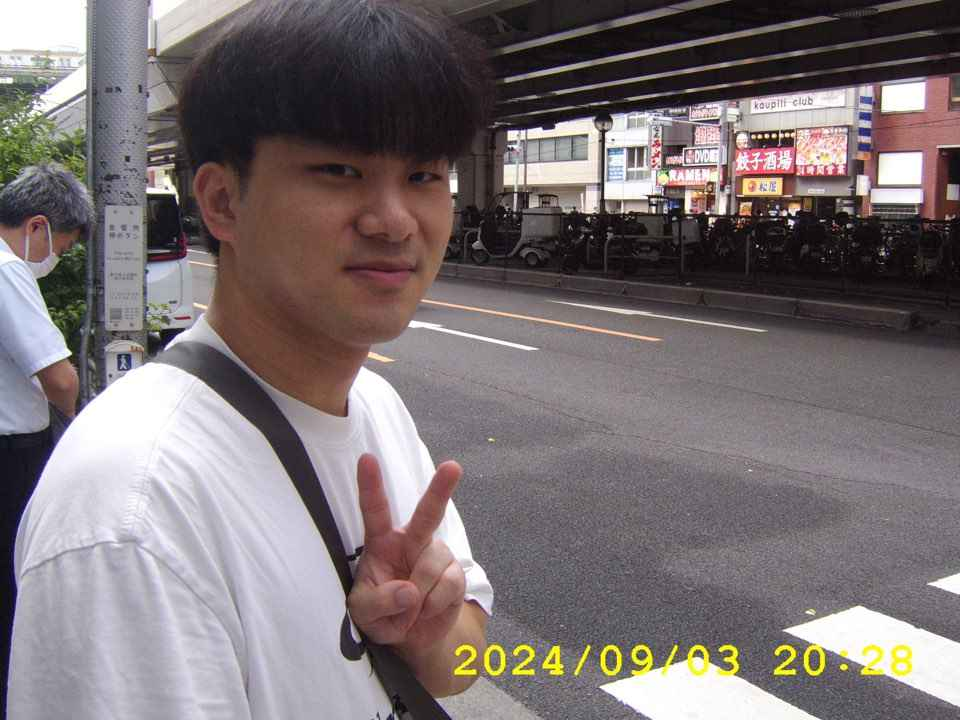
#> input picture Exploration/Ex04/images/image.png, 960 x 720 px
$ jupyter execute --allow-errors ex04.ipynb
#> lines starting #> are read from the running program, lines starting #| are printed output that depends on the picture; after the words box and inside, x2 and y2 are one past the last pixel; in counts of white or black regions, pixels touching at a corner belong together
[cell 1]
import os
import urllib
import cv2
import numpy as np
from pixellib.semantic import semantic_segmentation
from matplotlib import pyplot as plt

[cell 2]
img_path = './images/image.png'
img_orig = cv2.imread(img_path)
#> img_orig is the input picture: shape (720, 960, 3); mean B, G, R 115.9, 114, 123.3

print(img_orig.shape)
#| (720, 960, 3)

plt.imshow(cv2.cvtColor(img_orig, cv2.COLOR_BGR2RGB))
plt.show()

[cell 3]
model_dir = './models'

model_file = os.path.join(model_dir, 'deeplabv3_xception_tf_dim_ordering_tf_kernels.h5')

#> (the rest of this cell did not finish here and is left out)

#> (a cell that did not finish here is left out)

[cell 5]
LABEL_NAMES = [
    'background', 'aeroplane', 'bicycle', 'bird', 'boat', 'bottle', 'bus',
    'car', 'cat', 'chair', 'cow', 'diningtable', 'dog', 'horse', 'motorbike',
    'person', 'pottedplant', 'sheep', 'sofa', 'train', 'tv'
]

#> (the rest of this cell did not finish here and is left out)

[cell 6]
colormap = np.zeros((256, 3), dtype = int)
ind = np.arange(256, dtype=int)

for shift in reversed(range(8)):
    for channel in range(3):
        colormap[:, channel] |= ((ind >> channel) & 1) << shift
    ind >>= 3

colormap[:20]

[cell 7]
colormap[15]

[cell 8]
seg_color = (128,128,192)

#> (the rest of this cell did not finish here and is left out)

[cell 9]
img_show = img_orig.copy()

#> (the rest of this cell did not finish here and is left out)

[cell 10]
img_orig_blur = cv2.blur(img_orig, (13,13))

plt.imshow(cv2.cvtColor(img_orig_blur, cv2.COLOR_BGR2RGB))
plt.show()

#> (a cell that did not finish here is left out)

#> (a cell that did not finish here is left out)

#> (a cell that did not finish here is left out)

여기까지가 노드 내용

### 문제점
- 왼쪽 아저씨도 같이 선명하게 나온다.
- 목과 눈같이 곡률이 큰 움푹 들어간 부분의 경계가 살짝 벗어나있다.

### watershed

[cell 14]
img_watershed = img_orig.copy()

#그레이스케일 변환
img_watershed_gray = cv2.cvtColor(img_watershed, cv2.COLOR_BGR2GRAY)
ret, thresh = cv2.threshold(img_watershed_gray, 0, 255, cv2.THRESH_BINARY_INV+cv2.THRESH_OTSU)
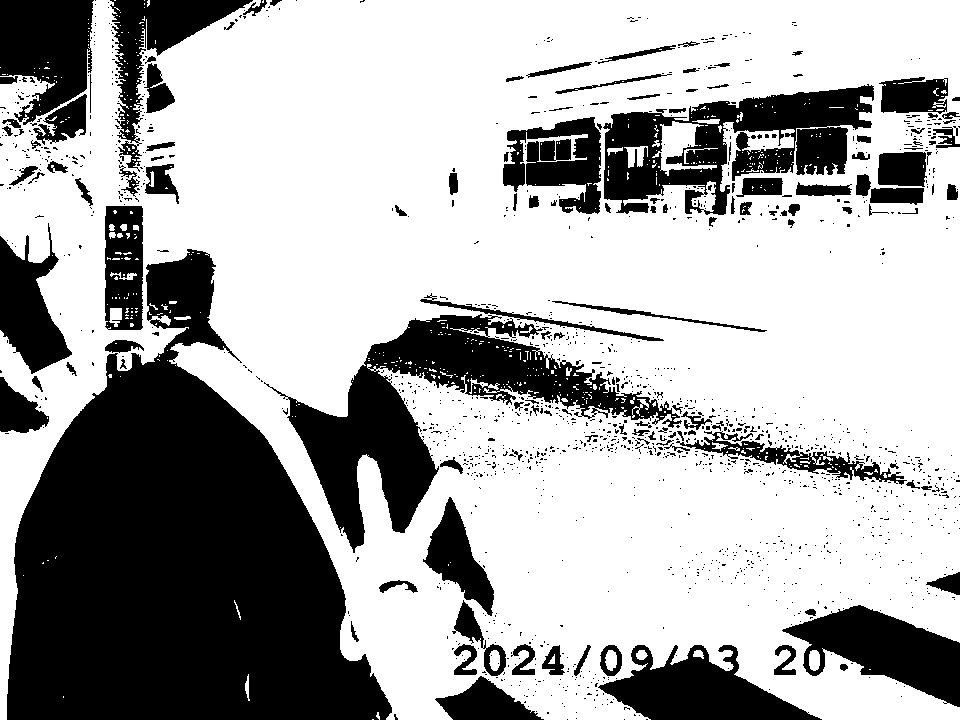
#> thresh: shape (720, 960); 66.8% white; 1515 black regions (1379 under 20 px), largest, box (x1, y1, x2, y2) and area: (7, 249, 392, 720) 103171, (264, 314, 682, 553) 26242, (603, 84, 874, 215) 16911
#> ret = 136

plt.imshow(img_watershed_gray, cmap='gray')
plt.show()

[cell 15]
#Morphology의 opening, closing을 통해서 노이즈나 Hole제거
kernel = np.ones((3,3),np.uint8)
opening = cv2.morphologyEx(thresh,cv2.MORPH_OPEN,kernel,iterations=2)
#> opening: shape (720, 960); 63.6% white; 522 black regions (456 under 20 px), largest, box (x1, y1, x2, y2) and area: (7, 0, 392, 720) 119618, (264, 293, 949, 553) 42004, (503, 84, 874, 230) 27567

#dilate를 통해서 확실한 Backgroud
sure_bg = cv2.dilate(opening,kernel,iterations=3)
#> sure_bg: shape (720, 960); 70.9% white; 59 black regions (29 under 20 px), largest, box (x1, y1, x2, y2) and area: (10, 343, 389, 720) 95006, (289, 307, 901, 543) 30101, (506, 88, 871, 210) 19876

#distance transform을 적용하면 중심으로 부터 Skeleton Image를 얻을 수 있음.
# 즉, 중심으로 부터 점점 옅어져 가는 영상.
# 그 결과에 thresh를 이용하여 확실한 FG를 파악
dist_transform = cv2.distanceTransform(opening,cv2.DIST_L2,5)
ret, sure_fg = cv2.threshold(dist_transform,0.5*dist_transform.max(),255,0)
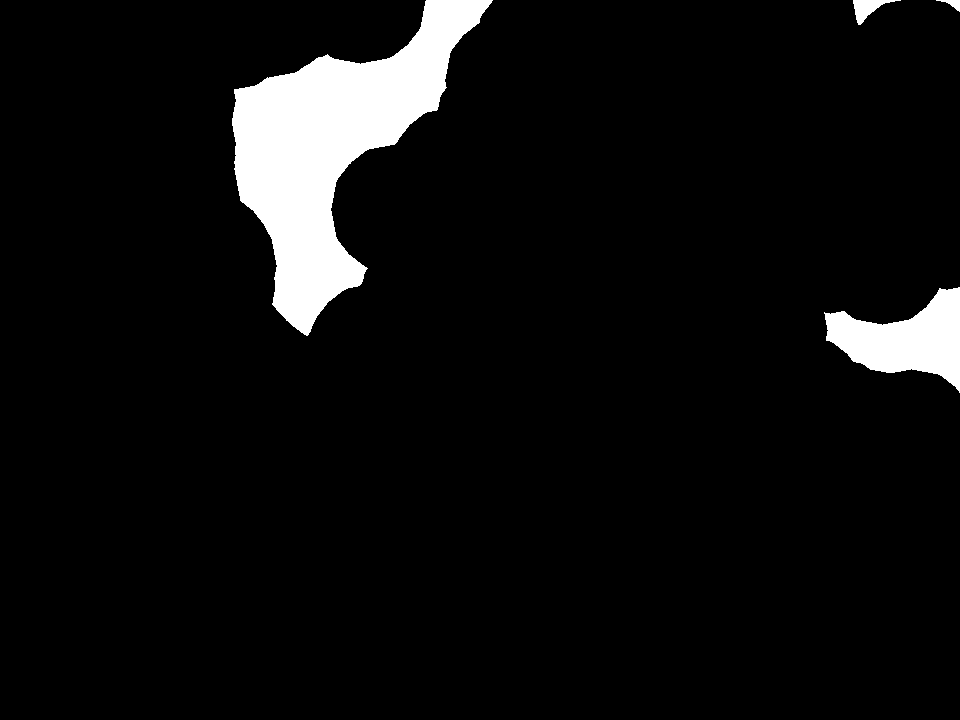
#> sure_fg: shape (720, 960) float32; 6% white; 4 white regions, box (x1, y1, x2, y2) and area: (232, 0, 493, 336) 33582, (824, 287, 960, 393) 7537, (853, 0, 901, 25) 477, (936, 0, 960, 12) 115
#> ret = 61.16
sure_fg = np.uint8(sure_fg)

[cell 16]
#Background에서 Foregrand를 제외한 영역을 Unknow영역으로 파악
unknown = cv2.subtract(sure_bg, sure_fg)
#> unknown: shape (720, 960); 64.9% white; 63 black regions (29 under 20 px), largest, box (x1, y1, x2, y2) and area: (10, 343, 389, 720) 95006, (232, 0, 493, 336) 33582, (289, 307, 901, 543) 30101

#FG에 Labelling작업
ret, markers = cv2.connectedComponents(sure_fg)
#> markers: shape (720, 960) int32; 5 distinct labels, from 0 to 4
#> ret = 5
markers = markers + 1
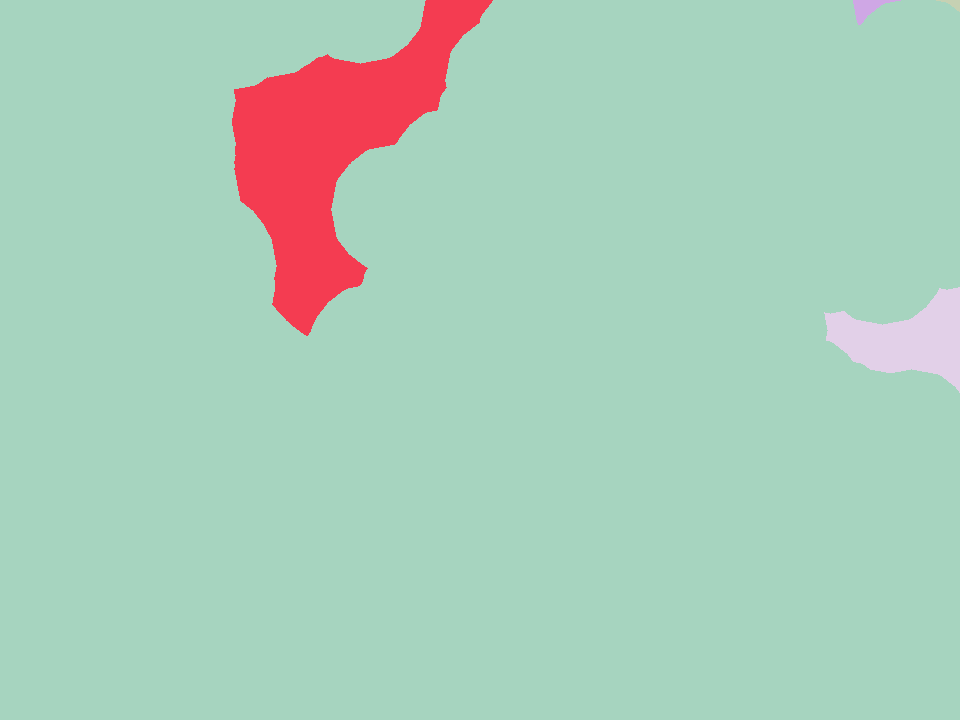
#> markers: shape (720, 960) int32; 5 distinct labels, from 1 to 5; one colour per label, 0 black
markers[unknown == 255] = 0
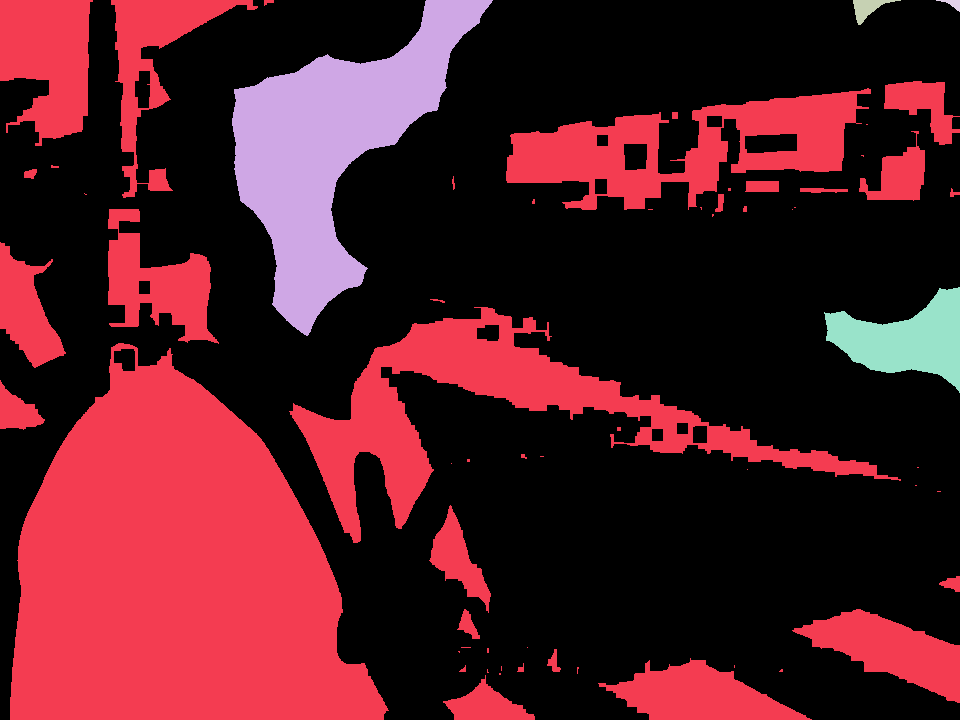
#> markers: shape (720, 960) int32; 6 distinct labels, from 0 to 5; one colour per label, 0 black

[cell 17]
#watershed를 적용하고 경계 영역에 색지정
markers = cv2.watershed(img_watershed,markers)
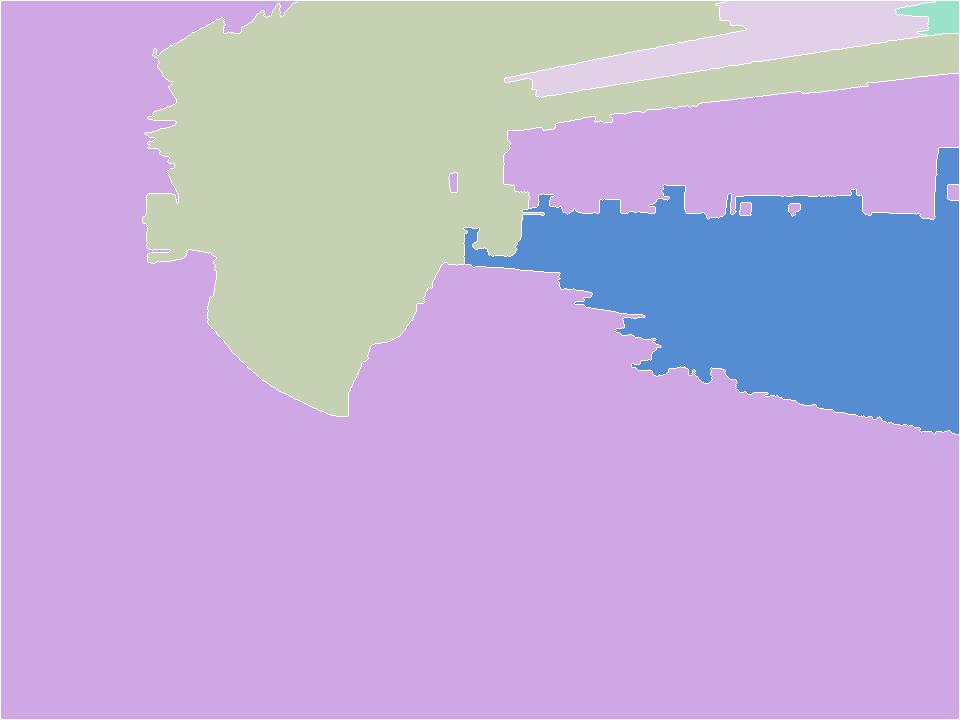
#> markers: shape (720, 960) int32; 6 distinct labels, from -1 to 5; one colour per label, 0 black, -1 white
img_watershed[markers == -1] = [255,0,0]
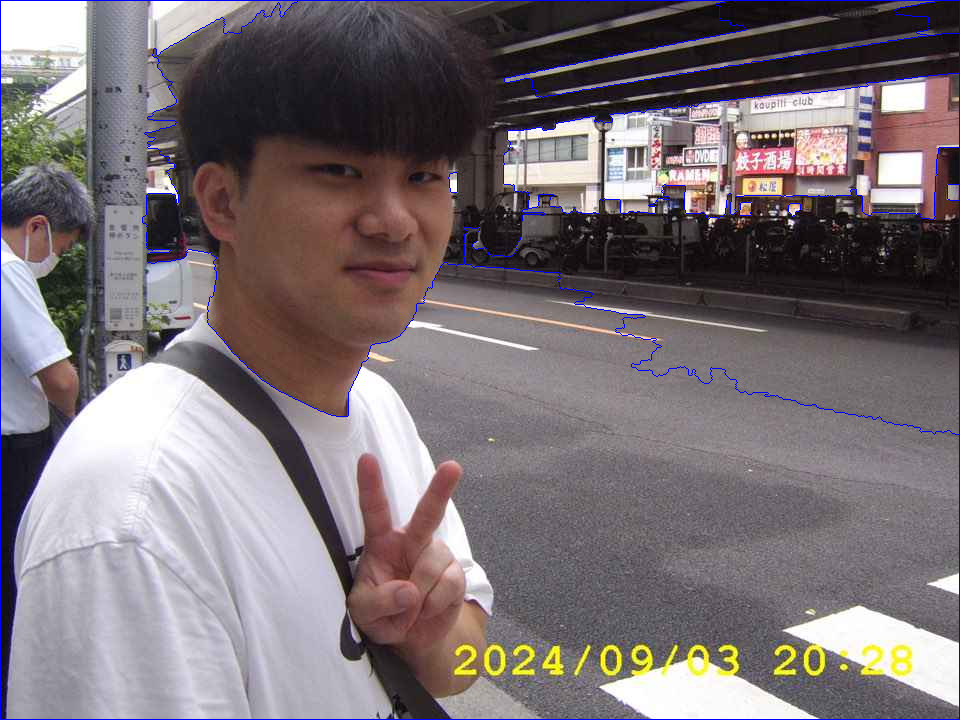
#> img_watershed: shape (720, 960, 3); 1.12% of pixels changed, all inside (x1, y1, x2, y2) = (0, 0, 960, 720)

[cell 18]
images = [img_watershed_gray,thresh,sure_bg,  dist_transform, sure_fg, unknown, markers, img_watershed]
titles = ['Gray','Binary','Sure BG','Distance','Sure FG','Unknow','Markers','Result']

for i in range(len(images)):
    plt.subplot(2,4,i+1),plt.imshow(images[i]),plt.title(titles[i]),plt.xticks([]),plt.yticks([])
#> this loop made 8 passes

plt.show()
#> figure, not shown here; B, G, R data is drawn as R, G, B

$ run again, with Exploration/Ex04/images/img_change_bg.png copied over Exploration/Ex04/images/image.png
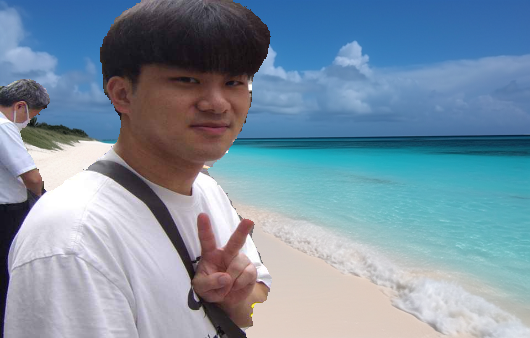
#> input picture Exploration/Ex04/images/img_change_bg.png, 530 x 338 px
#> img_orig is the input picture: shape (338, 530, 3); mean B, G, R 163.1, 145.3, 123.9
#| (338, 530, 3)
#> `ret, thresh = cv2.threshold(img_watershed_gray, 0, 255, cv2.THRESH_BIN..`:
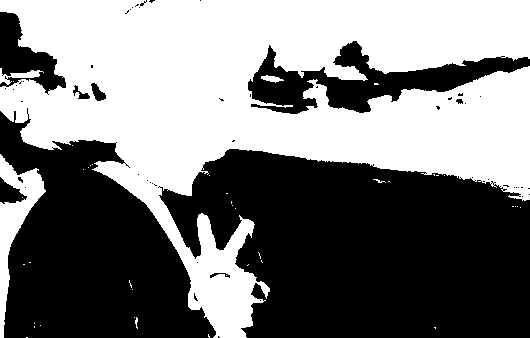
#> thresh: shape (338, 530); 48.4% white; 42 white regions (36 under 20 px), largest, box (x1, y1, x2, y2) and area: (0, 0, 530, 338) 83500, (0, 154, 46, 338) 2653, (0, 68, 44, 85) 259, (261, 75, 284, 83) 101, (135, 317, 138, 329) 21, (373, 179, 386, 183) 20
#> `ret, thresh = cv2.threshold(img_watershed_gray, 0, 255, cv2.THRESH_BIN..`: ret = 139
#> opening: shape (338, 530); 47.7% white; 6 white regions, box (x1, y1, x2, y2) and area: (0, 0, 530, 338) 82598, (0, 156, 44, 338) 2612, (12, 71, 39, 78) 151, (266, 76, 279, 82) 70, (261, 284, 269, 293) 59, (0, 76, 5, 82) 30
#> sure_bg: shape (338, 530); 53.5% white; 9 black regions (3 under 20 px), largest, box (x1, y1, x2, y2) and area: (165, 152, 530, 338) 49744, (0, 117, 213, 338) 26754, (251, 55, 530, 111) 4669, (0, 15, 62, 87) 1650, (338, 46, 366, 71) 335, (0, 183, 19, 200) 192
#> `ret, sure_fg = cv2.threshold(dist_transform,0.5*dist_transform.max(),2..`: ret = 35.15
#> unknown: shape (338, 530); 44.6% white; 2 white regions, box (x1, y1, x2, y2) and area: (0, 0, 530, 338) 76130, (0, 153, 47, 338) 3694
#> `ret, markers = cv2.connectedComponents(sure_fg)`: ret = 5
#> `img_watershed[markers == -1] = [255,0,0]`:
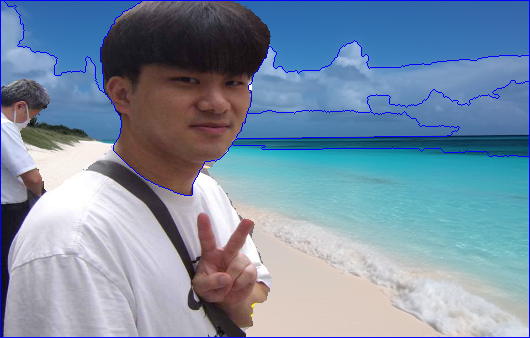
#> img_watershed: shape (338, 530, 3); 2.01% of pixels changed, all inside (x1, y1, x2, y2) = (0, 0, 530, 338)
#> the loop `for i in range(len(images)):` made 8 passes

$ run again, with Exploration/Ex04/images/img_change_bg_transition.png copied over Exploration/Ex04/images/image.png
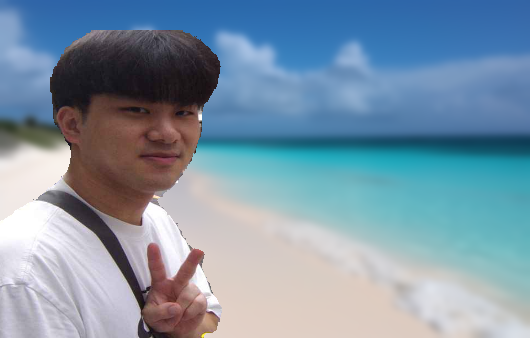
#> input picture Exploration/Ex04/images/img_change_bg_transition.png, 530 x 338 px
#> img_orig is the input picture: shape (338, 530, 3); mean B, G, R 166.7, 148.5, 125.2
#| (338, 530, 3)
#> `ret, thresh = cv2.threshold(img_watershed_gray, 0, 255, cv2.THRESH_BIN..`:
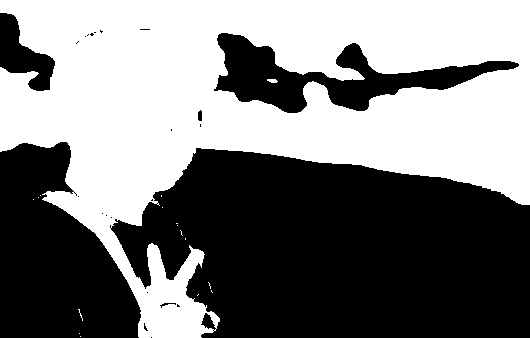
#> thresh: shape (338, 530); 49.1% white; 17 white regions (15 under 20 px), largest, box (x1, y1, x2, y2) and area: (0, 0, 530, 338) 87795, (267, 79, 278, 83) 34
#> `ret, thresh = cv2.threshold(img_watershed_gray, 0, 255, cv2.THRESH_BIN..`: ret = 142
#> opening: shape (338, 530); 48.9% white; 2 white regions, box (x1, y1, x2, y2) and area: (0, 0, 530, 338) 87506, (211, 314, 219, 324) 65
#> sure_bg: shape (338, 530); 53.4% white; 5 black regions (1 under 20 px), largest, box (x1, y1, x2, y2) and area: (116, 152, 530, 338) 58304, (0, 145, 138, 338) 17783, (220, 36, 511, 110) 5838, (0, 16, 51, 88) 1469
#> `ret, sure_fg = cv2.threshold(dist_transform,0.5*dist_transform.max(),2..`: ret = 35.8
#> unknown: shape (338, 530); 43.8% white; 1 white region, box (x1, y1, x2, y2) and area: (0, 0, 530, 338) 78426
#> `ret, markers = cv2.connectedComponents(sure_fg)`: ret = 7
#> `img_watershed[markers == -1] = [255,0,0]`:
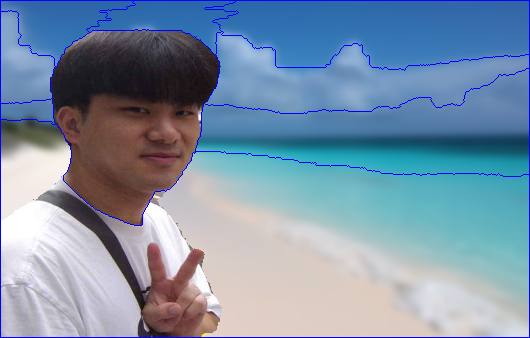
#> img_watershed: shape (338, 530, 3); 2.09% of pixels changed, all inside (x1, y1, x2, y2) = (0, 0, 530, 338)
#> the loop `for i in range(len(images)):` made 8 passes
